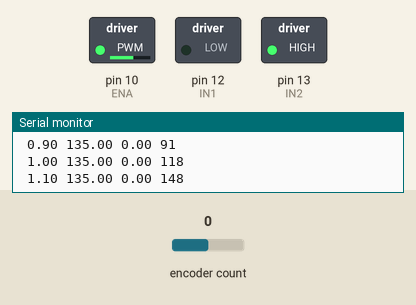
This sketch was run on a simulated Arduino Uno, built with avr-gcc and run on an emulated ATmega328P. Parts: switched loads named in the sketch (green lamp = pin HIGH), the last lines printed to the serial monitor. The test bench sets the inputs (shaded band); at power-on: encoder count 0.

Above: at 1.2 s.
1.3 s: encoder count set to 4
At 2.7 s:
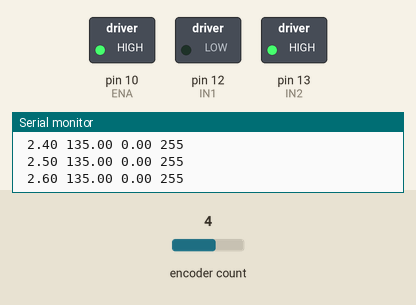
At 10.3 s:
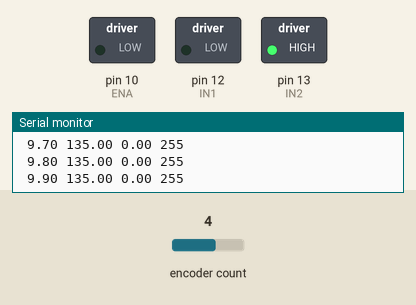
Timing chart, 0 to 11.5 s (numbered marks = the images above; inputs shaded):
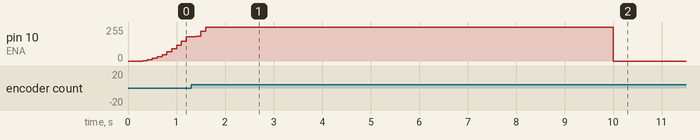

The sketch:

programArduino.ino
```cpp
#include <Encoder.h>

float targetRPM = 135.0;
int motorSpeed = 0;

Encoder myEnc(2, 3);

const int IN1 = 12;
const int IN2 = 13;
const int ENA = 10;

const int E_COUNT = 11;
const int DE_COUNT = 7;

float e_points[E_COUNT];
float de_points[DE_COUNT];

float tabelaMamdani[E_COUNT * DE_COUNT];
bool tabelaInitializata = false;

bool init_in = false;
float ponderi_in[4] = {0, 0, 0, 0};
int indici_in[2] = {0, 0};

float gamma = 0.05;

long oldPosition = 0;
unsigned long lastTime = 0;
unsigned long startTime = 0;

const float encoderPulsesPerRev = 11.0;
const float gearRatio = 30.0;

void initPoints(float* points, int count) {
  for (int i = 0; i < count; i++) {
    points[i] = -1.0 + 2.0 * i / (count - 1);
  }
}

float TabelaDeDecizieMamdani(
    float epsilon, float e, float de,
    bool &init_in, float* tabela_in,
    float* ponderi_in, int* indici_in,
    int e_count, int de_count,
    float* e_points, float* de_points,
    float gamma,
    bool &init_out,
    float* tabela_out,
    float* ponderi_out,
    int* indici_out
  ) {

  if (!init_in) {
    init_out = true;
    for (int i = 0; i < e_count * de_count; i++) {
      tabela_out[i] = 0.0;
    }
  } else {
    init_out = init_in;
    for (int i = 0; i < e_count * de_count; i++) {
      tabela_out[i] = tabela_in[i];
    }
  }

  int i_a = indici_in[0];
  int j_a = indici_in[1];

  if (i_a < 0) i_a = 0;
  if (j_a < 0) j_a = 0;
  if (i_a >= e_count) i_a = e_count - 1;
  if (j_a >= de_count) j_a = de_count - 1;

  int index = i_a * de_count + j_a;

  if (i_a < e_count - 1 && j_a < de_count - 1) {
    tabela_out[index] += gamma * ponderi_in[0] * epsilon;
    tabela_out[index + de_count] += gamma * ponderi_in[1] * epsilon;
    tabela_out[index + 1] += gamma * ponderi_in[2] * epsilon;
    tabela_out[index + de_count + 1] += gamma * ponderi_in[3] * epsilon;
  } else if (i_a == e_count - 1 && j_a == de_count - 1) {
    tabela_out[index] += gamma * epsilon;
  } else if (i_a == e_count - 1) {
    tabela_out[index] += gamma * 0.5 * epsilon;
    tabela_out[index + 1] += gamma * 0.5 * epsilon;
  } else if (j_a == de_count - 1) {
    tabela_out[index] += gamma * 0.5 * epsilon;
    tabela_out[index + de_count] += gamma * 0.5 * epsilon;
  } else {
    tabela_out[index] += gamma * epsilon;
  }

  int i = 0;
  while (i < e_count - 1 && e_points[i + 1] <= e) i++;
  int j = 0;
  while (j < de_count - 1 && de_points[j + 1] <= de) j++;

  indici_out[0] = i;
  indici_out[1] = j;

  index = i * de_count + j;

  float w_ij, w_i1j, w_ij1, w_i1j1;
  float u = 0.0;

  if (i < e_count - 1 && j < de_count - 1) {
    float e_range = e_points[i + 1] - e_points[i];
    float de_range = de_points[j + 1] - de_points[j];
    w_ij = (e_points[i + 1] - e) * (de_points[j + 1] - de) / (e_range * de_range);
    w_i1j = (e - e_points[i]) * (de_points[j + 1] - de) / (e_range * de_range);
    w_ij1 = (e_points[i + 1] - e) * (de - de_points[j]) / (e_range * de_range);
    w_i1j1 = (e - e_points[i]) * (de - de_points[j]) / (e_range * de_range);

    ponderi_out[0] = w_ij;
    ponderi_out[1] = w_i1j;
    ponderi_out[2] = w_ij1;
    ponderi_out[3] = w_i1j1;

    u = w_ij * tabela_out[index]
      + w_i1j * tabela_out[index + de_count]
      + w_ij1 * tabela_out[index + 1]
      + w_i1j1 * tabela_out[index + de_count + 1];
  } else if (i == e_count - 1 && j == de_count - 1) {
    ponderi_out[0] = 1;
    ponderi_out[1] = 0;
    ponderi_out[2] = 0;
    ponderi_out[3] = 0;
    u = tabela_out[index];
  } else if (i == e_count - 1) {
    float w1 = (de_points[j + 1] - de) / (de_points[j + 1] - de_points[j]);
    float w2 = 1 - w1;
    ponderi_out[0] = w1;
    ponderi_out[1] = w2;
    ponderi_out[2] = 0;
    ponderi_out[3] = 0;
    u = w1 * tabela_out[index] + w2 * tabela_out[index + 1];
  } else if (j == de_count - 1) {
    float w1 = (e_points[i + 1] - e) / (e_points[i + 1] - e_points[i]);
    float w2 = 1 - w1;
    ponderi_out[0] = w1;
    ponderi_out[1] = 0;
    ponderi_out[2] = w2;
    ponderi_out[3] = 0;
    u = w1 * tabela_out[index] + w2 * tabela_out[index + de_count];
  } else {
    ponderi_out[0] = 1;
    ponderi_out[1] = 0;
    ponderi_out[2] = 0;
    ponderi_out[3] = 0;
    u = tabela_out[index];
  }

  return u;
}

void setup() {
  Serial.begin(115200);

  pinMode(IN1, OUTPUT);
  pinMode(IN2, OUTPUT);
  pinMode(ENA, OUTPUT);

  digitalWrite(IN1, LOW);
  digitalWrite(IN2, HIGH);

  analogWrite(ENA, 0);
  oldPosition = 0;
  lastTime = millis();
  startTime = millis();

  initPoints(e_points, E_COUNT);
  initPoints(de_points, DE_COUNT);
}

void loop() {
  unsigned long currentTime = millis();

  if (currentTime - startTime >= 10000) {
    analogWrite(ENA, 0);
    return;
  }

  long newPosition = myEnc.read();

  if (currentTime - lastTime >= 100) {
    long deltaTicks = newPosition - oldPosition;
    float ticksPerSec = (deltaTicks * 1000.0) / (currentTime - lastTime);
    float rpm = (ticksPerSec / (encoderPulsesPerRev * gearRatio)) * 60.0;

    static float lastError = 0;
    float error = targetRPM - rpm;

    float e_norm = constrain(error / targetRPM, -1, 1);
    float de_norm = constrain((error - lastError) / 0.1 / targetRPM, -1, 1);
    float epsilon = error;

    float u = TabelaDeDecizieMamdani(
      epsilon, e_norm, de_norm,
      init_in, tabelaMamdani,
      ponderi_in, indici_in,
      E_COUNT, DE_COUNT,
      e_points, de_points,
      gamma,
      init_in,
      tabelaMamdani,
      ponderi_in,
      indici_in
    );

    motorSpeed += (int)u;
    motorSpeed = constrain(motorSpeed, 0, 255);

    analogWrite(ENA, motorSpeed);

    lastError = error;
    oldPosition = newPosition;
    lastTime = currentTime;

    Serial.print(" "); Serial.print(currentTime / 1000.0);
    Serial.print(" "); Serial.print(targetRPM);
    Serial.print(" "); Serial.print(rpm);
    Serial.print(" "); Serial.println(motorSpeed);
  }
}
```
